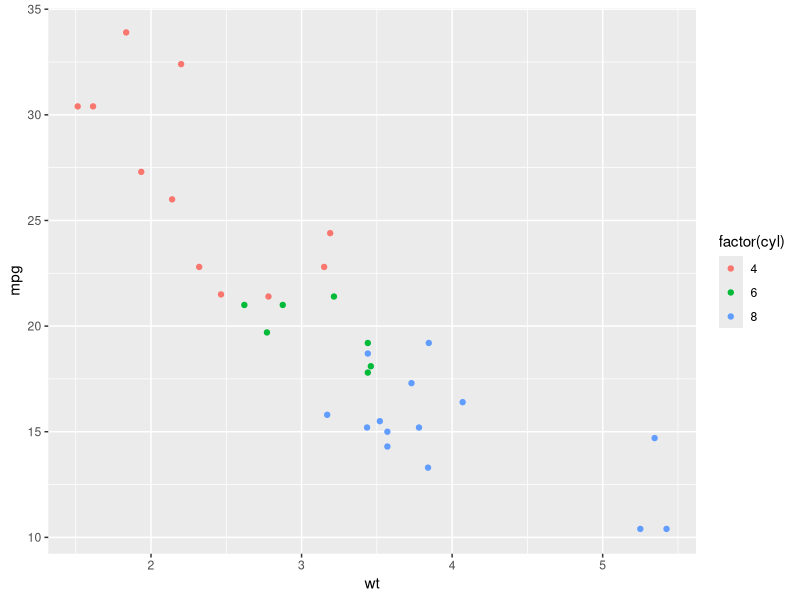

This chart was generated by the following R code:
library(ggplot2)

df <- mtcars

print(head(df))

pl <- ggplot(data=df,aes(x=wt, y=mpg))

print(pl + geom_point(aes(color=factor(cyl))))
